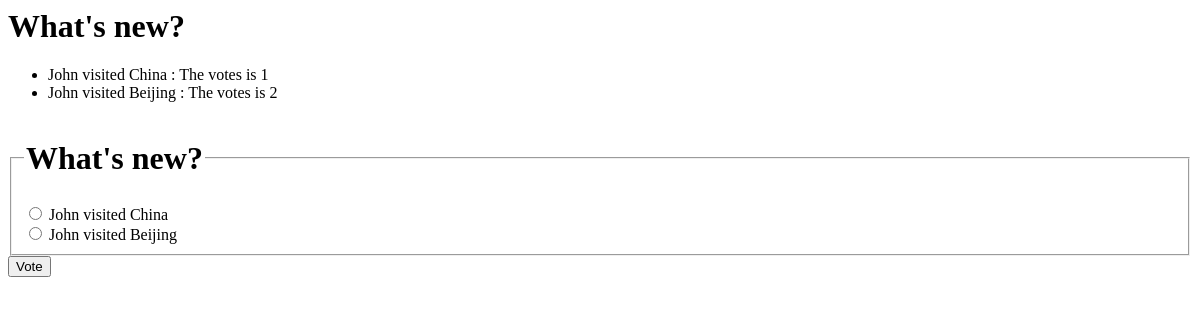
/polls/1/, run on an earlier commit of the app's database.
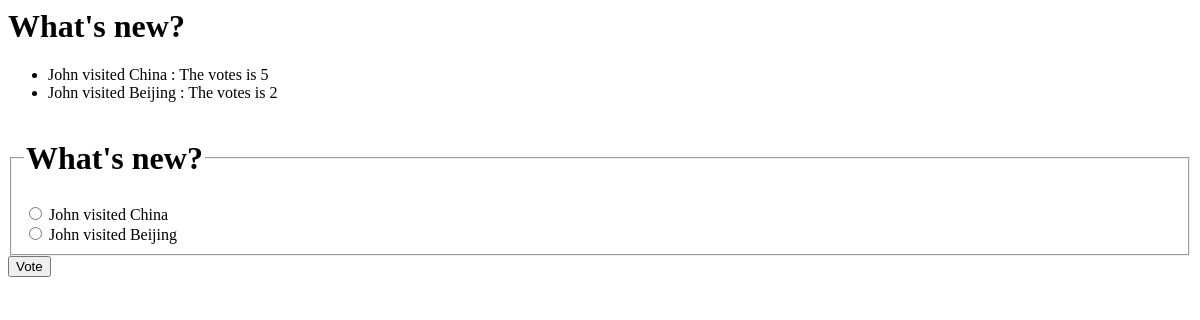
And on a later commit of the database.
### polls/models.py (models this page shows, shortened)
class Question(models.Model):
    question_text = models.CharField(max_length=200)
    pub_date = models.DateTimeField("date published")

class Choice(models.Model):
    question = models.ForeignKey(Question, on_delete=models.CASCADE)
    choice_text = models.CharField(max_length=200)
    votes = models.IntegerField(default=0)

### polls/views.py (the view)
# urls.py: path("<int:pk>/", views.DetailView.as_view(), name="detail"),
class DetailView(generic.DetailView):
    model = Question
    template_name = "polls/detail.html"

### polls/templates/polls/detail.html (shortened to what this page needs)
<h1>{{ question.question_text }}</h1>
<ul>
{% for choice in question.choice_set.all %}
	<li>{{ choice.choice_text }} : The votes is {{ choice.votes }}</li>
{% endfor %}
</ul>
<form action="{% url 'polls:vote' question.id %}" method="post">
<fieldset>
	<legend><h1>{{ question.question_text }}</h1></legend>
	{% for choice in question.choice_set.all %}
		<input type="radio" name="choice" id="choice{{ forloop.counter }}" value="{{ choice.id }}">
		<label for="choice{{ forloop.counter }}">{{ choice.choice_text }}</label>
<br>
	{% endfor %}
</fieldset>
<input type="submit" value="Vote">
</form>

What changed in the data, as far as the page shows it:
changed Choice "John visited China": votes "1" → "5"
